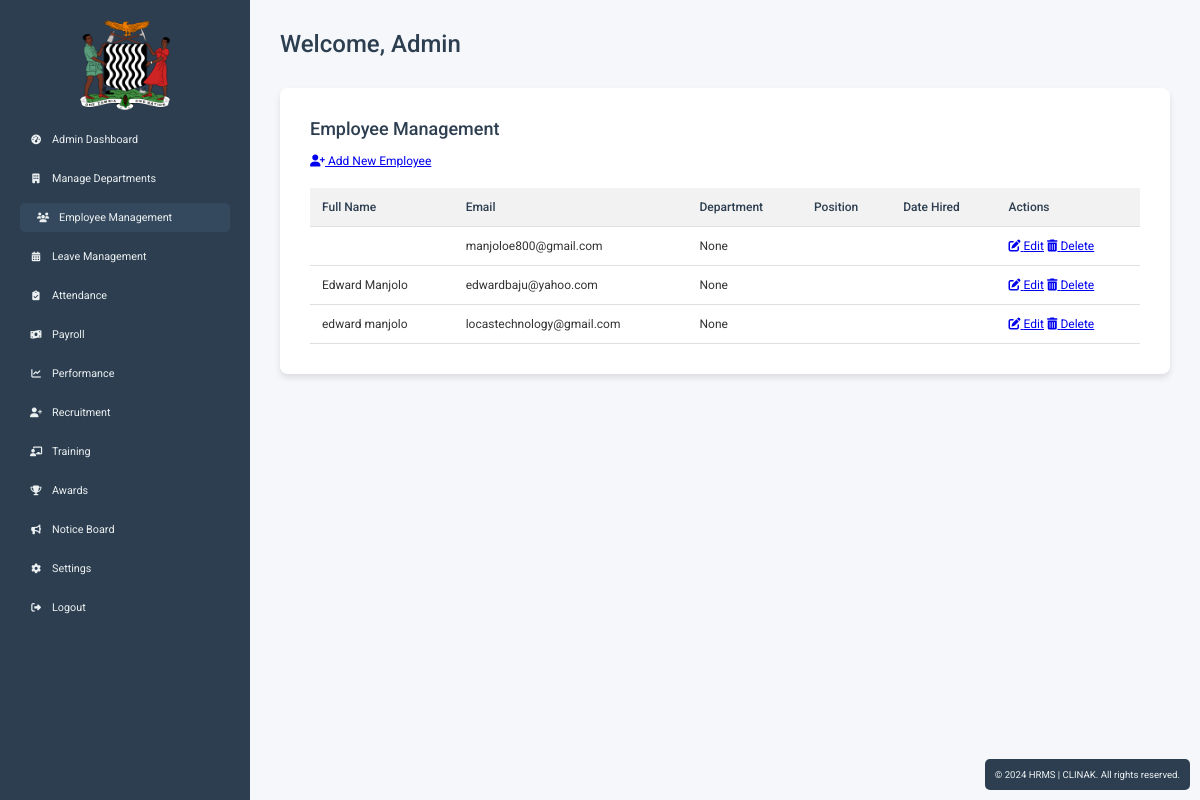
/employees/manage/ (signed in), run on an earlier commit of the app's database.
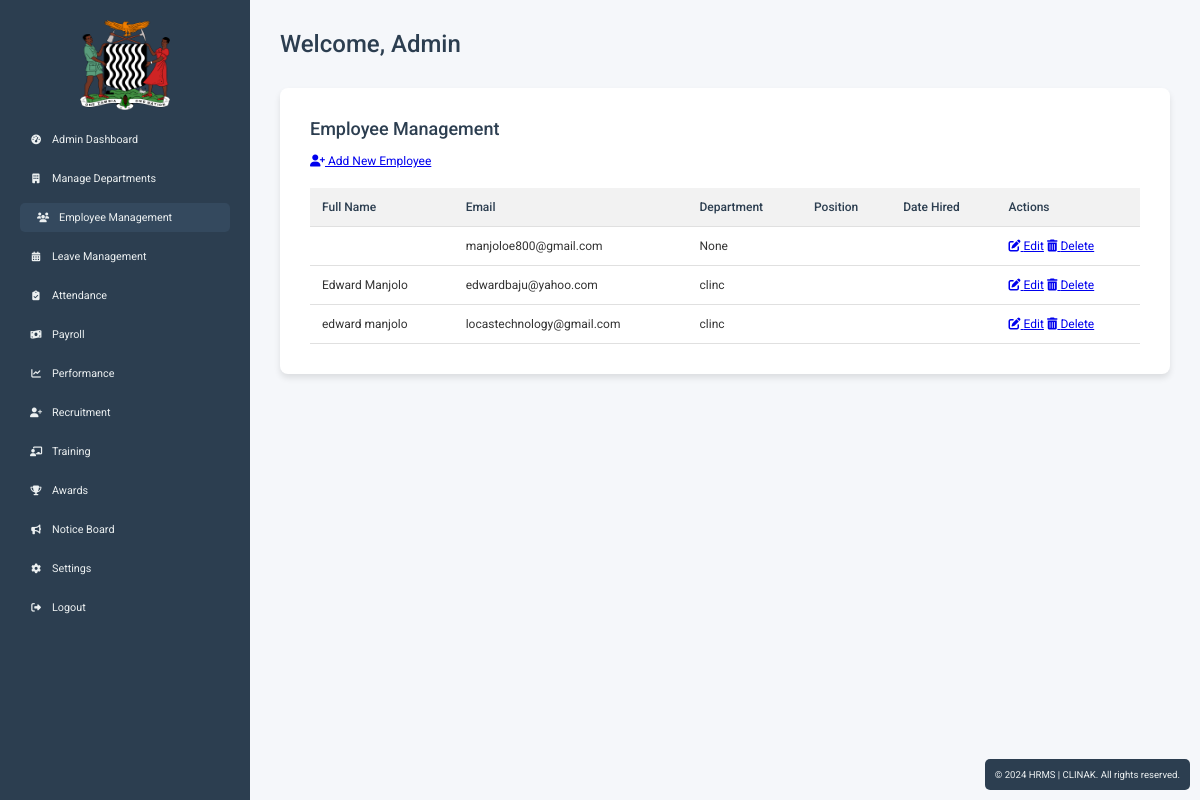
And on a later commit of the database.
### hrms/models.py (models this page shows, shortened)
class Employee(models.Model):
    user = models.OneToOneField(User, on_delete=models.CASCADE)
    department = models.ForeignKey(Department, on_delete=models.SET_NULL, null=True)
    photo = models.ImageField(upload_to='employee_photos/', null=True, blank=True)
    def full_name(self):
        return self.user.get_full_name()

class User(AbstractUser):
    is_admin = models.BooleanField(default=False)
    is_employee = models.BooleanField(default=False)
    groups = models.ManyToManyField(
        Group,
        related_name='hrms_user_set',  # Custom related name
        blank=True,
        help_text=('The groups this user belongs to. A user will get all permissions '
                   'granted to each of their groups.'),
        verbose_name=('groups'),
    )
    user_permissions = models.ManyToManyField(
        Permission,
        related_name='hrms_user_set',  # Custom related name
        blank=True,
        help_text=('Specific permissions for this user.'),
        verbose_name=('user permissions'),
    )
    def get_full_name(self):
        return f"{self.first_name} {self.last_name}".strip()

class Department(models.Model):
    name = models.CharField(max_length=100)
    def __str__(self):
        return self.name

### hrms/views.py (the view)
# urls.py: path('employees/manage/', views.manage_employees, name='manage_employees'),
@login_required
@user_passes_test(lambda u: u.is_admin)
def manage_employees(request):
    employees = Employee.objects.all()
    return render(request, 'manage_employees.html', {'employees': employees})

### hrms/templates/manage_employees.html (shortened to what this page needs)
{% extends 'admin_base.html' %}
{% block content %}
            <div class="header">
                <h1>Welcome, Admin</h1>
            </div>
            <div class="content">
                <h2>Employee Management</h2>
                <div class="action-btns">
                    <a href="{% url 'add_employee' %}" class="edit-btn"><i class="fas fa-user-plus"></i> Add New Employee</a>
                </div>
                <table>
                    <thead>
                        <tr>
                            <th>Full Name</th>
                            <th>Email</th>
                            <th>Department</th>
                            <th>Position</th>
                            <th>Date Hired</th>
                            <th>Actions</th>
                        </tr>
                    </thead>
                    <tbody>
                        {% for employee in employees %}
                        <tr>
                            <td>{{ employee.full_name }}</td>
                            <td>{{ employee.user.email }}</td>
                            <td>{{ employee.department }}</td>
                            <td>{{ employee.position }}</td>
                            <td>{{ employee.date_hired }}</td>
                            <td>
                                <a href="{% url 'edit_employee' employee.id %}" class="edit-btn"><i class="fas fa-edit"></i> Edit</a>
                                <a href="{% url 'delete_employee' employee.id %}" class="delete-btn"><i class="fas fa-trash-alt"></i> Delete</a>
                            </td>
                        </tr>
                        {% empty %}
                        <tr>
                                                        <td colspan="7" class="empty-message">No employee records found.</td>
                        </tr>
                        {% endfor %}
                    </tbody>
                </table>
            </div>
{% endblock %}

What changed in the data, as far as the page shows it:
changed Employee "Edward Manjolo": department "None" → "clinc"
changed Employee "edward manjolo": department "None" → "clinc"
